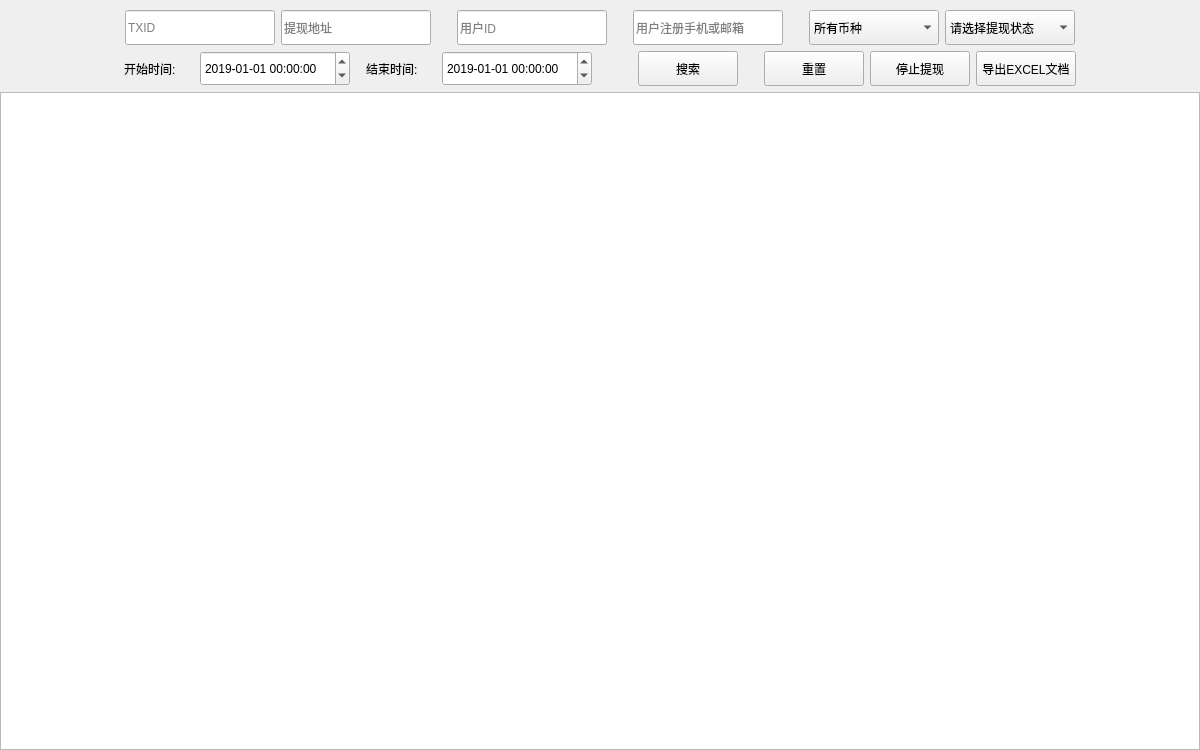
     <widget class="QWidget" name="page_AutoWithdraw">
      <property name="minimumSize">
       <size>
        <width>1200</width>
        <height>750</height>
       </size>
      </property>
      <layout class="QVBoxLayout" name="verticalLayout_9">
       <property name="leftMargin">
        <number>0</number>
       </property>
       <property name="topMargin">
        <number>10</number>
       </property>
       <property name="rightMargin">
        <number>0</number>
       </property>
       <property name="bottomMargin">
        <number>0</number>
       </property>
       <item>
        <layout class="QHBoxLayout" name="horizontalLayout_10">
         <item>
          <spacer name="horizontalSpacer_34">
           <property name="orientation">
            <enum>Qt::Horizontal</enum>
           </property>
           <property name="sizeHint" stdset="0">
            <size>
             <width>40</width>
             <height>20</height>
            </size>
           </property>
          </spacer>
         </item>
         <item>
          <widget class="QLineEdit" name="le_AutoWithdraw_Txid">
           <property name="minimumSize">
            <size>
             <width>150</width>
             <height>35</height>
            </size>
           </property>
           <property name="maximumSize">
            <size>
             <width>150</width>
             <height>35</height>
            </size>
           </property>
           <property name="styleSheet">
            <string notr="true"/>
           </property>
           <property name="placeholderText">
            <string>TXID</string>
           </property>
          </widget>
         </item>
         <item>
          <widget class="QLineEdit" name="le_AutoWithdraw_DstAddr">
           <property name="minimumSize">
            <size>
             <width>150</width>
             <height>35</height>
            </size>
           </property>
           <property name="maximumSize">
            <size>
             <width>150</width>
             <height>35</height>
            </size>
           </property>
           <property name="styleSheet">
            <string notr="true"/>
           </property>
           <property name="placeholderText">
            <string>提现地址</string>
           </property>
          </widget>
         </item>
         <item>
          <spacer name="horizontalSpacer_182">
           <property name="orientation">
            <enum>Qt::Horizontal</enum>
           </property>
           <property name="sizeType">
            <enum>QSizePolicy::Fixed</enum>
           </property>
           <property name="sizeHint" stdset="0">
            <size>
             <width>20</width>
             <height>20</height>
            </size>
           </property>
          </spacer>
         </item>
         <item>
          <widget class="QLineEdit" name="le_AutoWithdraw_UserID">
           <property name="minimumSize">
            <size>
             <width>150</width>
             <height>35</height>
            </size>
           </property>
           <property name="maximumSize">
            <size>
             <width>150</width>
             <height>35</height>
            </size>
           </property>
           <property name="styleSheet">
            <string notr="true"/>
           </property>
           <property name="placeholderText">
            <string>用户ID</string>
           </property>
          </widget>
         </item>
         <item>
          <spacer name="horizontalSpacer_183">
           <property name="orientation">
            <enum>Qt::Horizontal</enum>
           </property>
           <property name="sizeType">
            <enum>QSizePolicy::Fixed</enum>
           </property>
           <property name="sizeHint" stdset="0">
            <size>
             <width>20</width>
             <height>20</height>
            </size>
           </property>
          </spacer>
         </item>
         <item>
          <widget class="QLineEdit" name="le_AutoWithdraw_UserTel">
           <property name="minimumSize">
            <size>
             <width>150</width>
             <height>35</height>
            </size>
           </property>
           <property name="maximumSize">
            <size>
             <width>150</width>
             <height>35</height>
            </size>
           </property>
           <property name="styleSheet">
            <string notr="true"/>
           </property>
           <property name="placeholderText">
            <string>用户注册手机或邮箱</string>
           </property>
          </widget>
         </item>
         <item>
          <spacer name="horizontalSpacer_180">
           <property name="orientation">
            <enum>Qt::Horizontal</enum>
           </property>
           <property name="sizeType">
            <enum>QSizePolicy::Fixed</enum>
           </property>
           <property name="sizeHint" stdset="0">
            <size>
             <width>20</width>
             <height>20</height>
            </size>
           </property>
          </spacer>
         </item>
         <item>
          <widget class="QComboBox" name="cbx_AutoWithdraw_CoinType">
           <property name="minimumSize">
            <size>
             <width>130</width>
             <height>35</height>
            </size>
           </property>
           <property name="maximumSize">
            <size>
             <width>130</width>
             <height>35</height>
            </size>
           </property>
           <property name="cursor">
            <cursorShape>PointingHandCursor</cursorShape>
           </property>
           <property name="styleSheet">
            <string notr="true"/>
           </property>
           <item>
            <property name="text">
             <string>所有币种</string>
            </property>
           </item>
          </widget>
         </item>
         <item>
          <widget class="QComboBox" name="cbx_AutoWithdraw_Status">
           <property name="minimumSize">
            <size>
             <width>130</width>
             <height>35</height>
            </size>
           </property>
           <property name="maximumSize">
            <size>
             <width>130</width>
             <height>35</height>
            </size>
           </property>
           <property name="cursor">
            <cursorShape>PointingHandCursor</cursorShape>
           </property>
           <property name="focusPolicy">
            <enum>Qt::NoFocus</enum>
           </property>
           <property name="styleSheet">
            <string notr="true"/>
           </property>
           <item>
            <property name="text">
             <string>请选择提现状态</string>
            </property>
           </item>
           <item>
            <property name="text">
             <string>已提现</string>
            </property>
           </item>
           <item>
            <property name="text">
             <string>已拒绝</string>
            </property>
           </item>
           <item>
            <property name="text">
             <string>待提现</string>
            </property>
           </item>
          </widget>
         </item>
         <item>
          <spacer name="horizontalSpacer_36">
           <property name="orientation">
            <enum>Qt::Horizontal</enum>
           </property>
           <property name="sizeHint" stdset="0">
            <size>
             <width>40</width>
             <height>20</height>
            </size>
           </property>
          </spacer>
         </item>
        </layout>
       </item>
       <item>
        <layout class="QHBoxLayout" name="horizontalLayout_47">
         <item>
          <spacer name="horizontalSpacer_177">
           <property name="orientation">
            <enum>Qt::Horizontal</enum>
           </property>
           <property name="sizeHint" stdset="0">
            <size>
             <width>40</width>
             <height>20</height>
            </size>
           </property>
          </spacer>
         </item>
         <item>
          <widget class="QLabel" name="lb_AutoWithdraw_start">
           <property name="minimumSize">
            <size>
             <width>70</width>
             <height>35</height>
            </size>
           </property>
           <property name="maximumSize">
            <size>
             <width>70</width>
             <height>35</height>
            </size>
           </property>
           <property name="styleSheet">
            <string notr="true"/>
           </property>
           <property name="text">
            <string>开始时间:</string>
           </property>
          </widget>
         </item>
         <item>
          <widget class="QDateTimeEdit" name="date_AutoWithdraw_Start">
           <property name="minimumSize">
            <size>
             <width>150</width>
             <height>35</height>
            </size>
           </property>
           <property name="maximumSize">
            <size>
             <width>150</width>
             <height>35</height>
            </size>
           </property>
           <property name="dateTime">
            <datetime>
             <hour>0</hour>
             <minute>0</minute>
             <second>0</second>
             <year>2019</year>
             <month>1</month>
             <day>1</day>
            </datetime>
           </property>
           <property name="displayFormat">
            <string>yyyy-MM-dd hh:mm:ss</string>
           </property>
          </widget>
         </item>
         <item>
          <spacer name="horizontalSpacer_189">
           <property name="orientation">
            <enum>Qt::Horizontal</enum>
           </property>
           <property name="sizeType">
            <enum>QSizePolicy::Fixed</enum>
           </property>
           <property name="sizeHint" stdset="0">
            <size>
             <width>10</width>
             <height>20</height>
            </size>
           </property>
          </spacer>
         </item>
         <item>
          <widget class="QLabel" name="lb_AutoWithdraw_end">
           <property name="minimumSize">
            <size>
             <width>70</width>
             <height>35</height>
            </size>
           </property>
           <property name="maximumSize">
            <size>
             <width>70</width>
             <height>35</height>
            </size>
           </property>
           <property name="styleSheet">
            <string notr="true"/>
           </property>
           <property name="text">
            <string>结束时间:</string>
           </property>
          </widget>
         </item>
         <item>
          <widget class="QDateTimeEdit" name="date_AutoWithdraw_End">
           <property name="minimumSize">
            <size>
             <width>150</width>
             <height>35</height>
            </size>
           </property>
           <property name="maximumSize">
            <size>
             <width>150</width>
             <height>35</height>
            </size>
           </property>
           <property name="dateTime">
            <datetime>
             <hour>0</hour>
             <minute>0</minute>
             <second>0</second>
             <year>2019</year>
             <month>1</month>
             <day>1</day>
            </datetime>
           </property>
           <property name="displayFormat">
            <string>yyyy-MM-dd hh:mm:ss</string>
           </property>
          </widget>
         </item>
         <item>
          <spacer name="horizontalSpacer_35">
           <property name="orientation">
            <enum>Qt::Horizontal</enum>
           </property>
           <property name="sizeType">
            <enum>QSizePolicy::Fixed</enum>
           </property>
           <property name="sizeHint" stdset="0">
            <size>
             <width>40</width>
             <height>20</height>
            </size>
           </property>
          </spacer>
         </item>
         <item>
          <widget class="QPushButton" name="btn_AutoWithdraw_Search">
           <property name="minimumSize">
            <size>
             <width>100</width>
             <height>35</height>
            </size>
           </property>
           <property name="maximumSize">
            <size>
             <width>100</width>
             <height>35</height>
            </size>
           </property>
           <property name="cursor">
            <cursorShape>PointingHandCursor</cursorShape>
           </property>
           <property name="focusPolicy">
            <enum>Qt::NoFocus</enum>
           </property>
           <property name="styleSheet">
            <string notr="true"/>
           </property>
           <property name="text">
            <string>搜索</string>
           </property>
          </widget>
         </item>
         <item>
          <spacer name="horizontalSpacer_179">
           <property name="orientation">
            <enum>Qt::Horizontal</enum>
           </property>
           <property name="sizeType">
            <enum>QSizePolicy::Fixed</enum>
           </property>
           <property name="sizeHint" stdset="0">
            <size>
             <width>20</width>
             <height>20</height>
            </size>
           </property>
          </spacer>
         </item>
         <item>
          <widget class="QPushButton" name="btn_AutoWithdraw_Reset">
           <property name="minimumSize">
            <size>
             <width>100</width>
             <height>35</height>
            </size>
           </property>
           <property name="maximumSize">
            <size>
             <width>100</width>
             <height>35</height>
            </size>
           </property>
           <property name="cursor">
            <cursorShape>PointingHandCursor</cursorShape>
           </property>
           <property name="focusPolicy">
            <enum>Qt::NoFocus</enum>
           </property>
           <property name="styleSheet">
            <string notr="true"/>
           </property>
           <property name="text">
            <string>重置</string>
           </property>
          </widget>
         </item>
         <item>
          <widget class="QPushButton" name="btn_AutoWithdraw_Reject">
           <property name="minimumSize">
            <size>
             <width>100</width>
             <height>35</height>
            </size>
           </property>
           <property name="maximumSize">
            <size>
             <width>100</width>
             <height>35</height>
            </size>
           </property>
           <property name="cursor">
            <cursorShape>PointingHandCursor</cursorShape>
           </property>
           <property name="focusPolicy">
            <enum>Qt::NoFocus</enum>
           </property>
           <property name="text">
            <string>停止提现</string>
           </property>
          </widget>
         </item>
         <item>
          <widget class="QPushButton" name="btn_AutoWithdraw_exportExcel">
           <property name="minimumSize">
            <size>
             <width>100</width>
             <height>35</height>
            </size>
           </property>
           <property name="maximumSize">
            <size>
             <width>100</width>
             <height>35</height>
            </size>
           </property>
           <property name="cursor">
            <cursorShape>PointingHandCursor</cursorShape>
           </property>
           <property name="focusPolicy">
            <enum>Qt::NoFocus</enum>
           </property>
           <property name="styleSheet">
            <string notr="true"/>
           </property>
           <property name="text">
            <string>导出EXCEL文档</string>
           </property>
          </widget>
         </item>
         <item>
          <spacer name="horizontalSpacer_178">
           <property name="orientation">
            <enum>Qt::Horizontal</enum>
           </property>
           <property name="sizeHint" stdset="0">
            <size>
             <width>40</width>
             <height>20</height>
            </size>
           </property>
          </spacer>
         </item>
        </layout>
       </item>
       <item>
        <layout class="QGridLayout" name="gridLayout_9">
         <property name="spacing">
          <number>0</number>
         </property>
         <item row="0" column="0">
          <widget class="QTableWidget" name="tbw_AutoWithdraw">
           <property name="minimumSize">
            <size>
             <width>1200</width>
             <height>658</height>
            </size>
           </property>
          </widget>
         </item>
        </layout>
       </item>
      </layout>
     </widget>
